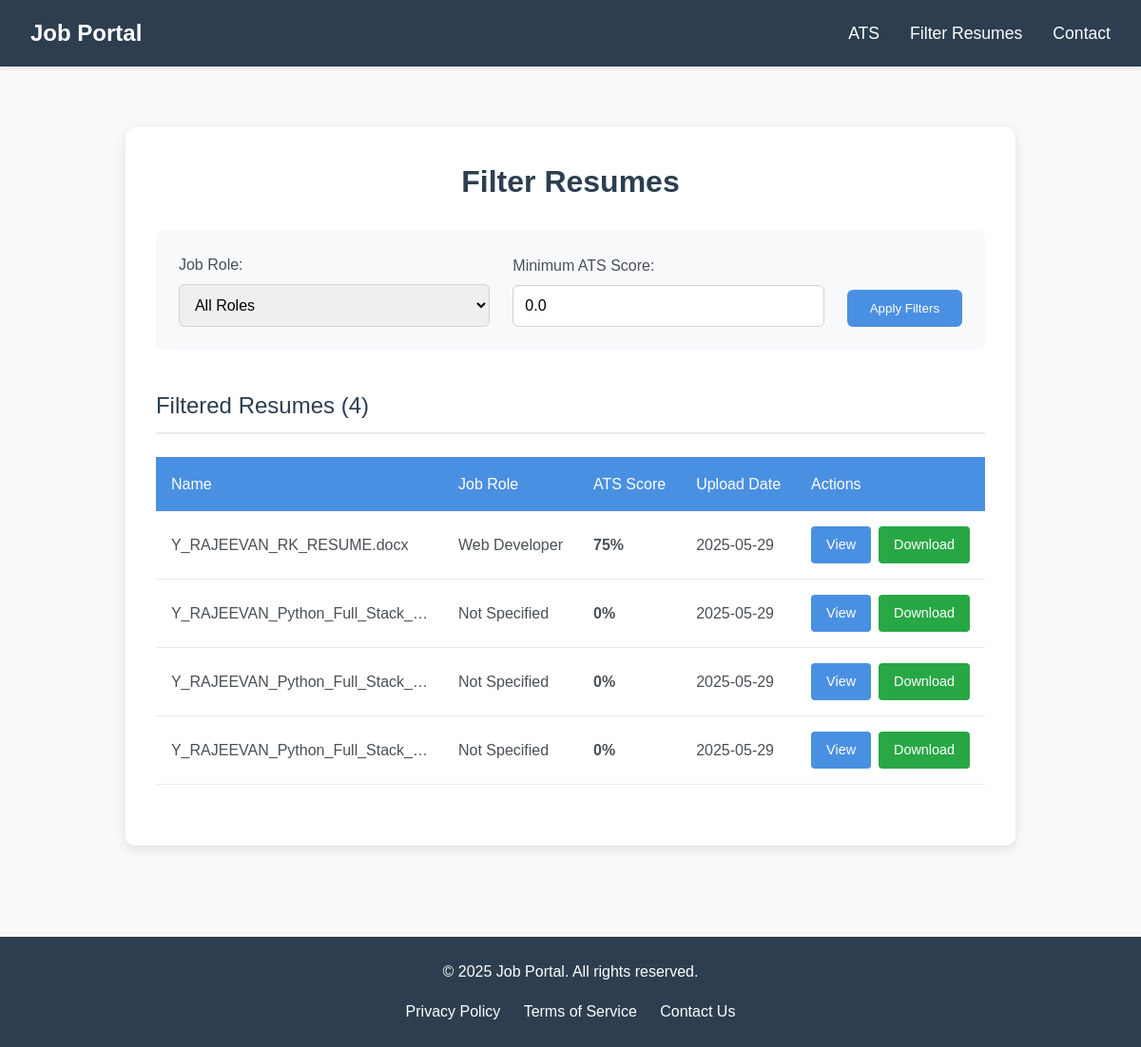
Screenshot of /resume_filter/ with the database file from the repository.
### atsapp/models.py (models this page shows, shortened)
class Resume(models.Model):
    name = models.CharField(max_length=100)
    phone_number = models.CharField(max_length=10,default='91+00000000')
    qualification = models.CharField(choices=CATEGORY_CHOICE,max_length=15)
    file = models.FileField(upload_to='resumes/')
    uploaded_at = models.DateTimeField(auto_now_add=True)
    job_role = models.CharField(max_length=255, default='Not Specified')
    ats_score = models.FloatField(default=0)
    matched_keywords = models.TextField()
    raw_text = models.TextField(blank=True, null=True)

### atsapp/views.py (the view)
# urls.py: path('resume_filter/', views.resume_filter, name='resume_filter'),
def resume_filter(request):
    job_role = request.GET.get('job_role', None)
    min_score = request.GET.get('min_score', 0)
    try:
        min_score = float(min_score)
    except (ValueError, TypeError):
        min_score = 0
    resumes = Resume.objects.all()
    if job_role:
        resumes = resumes.filter(job_role__iexact=job_role)
    resumes = resumes.filter(ats_score__gte=min_score).order_by('-ats_score')
    return render(request, 'filter.html', {
        'resumes': resumes,
        'roles': JOB_KEYWORDS.keys(),
        'selected_role': job_role,
        'min_score': min_score
    })

### templates/filter.html (shortened to what this page needs)
{% extends 'base.html' %}
{% block content %}
<div class="filter-container">
    <h2>Filter Resumes</h2>
    <form method="get" class="filter-form">
        <div class="form-group">
            <label for="job_role">Job Role:</label>
            <select name="job_role" id="job_role">
                <option value="">All Roles</option>
            </select>
        </div>
        <div class="form-group">
            <label for="min_score">Minimum ATS Score:</label>
            <input type="number" name="min_score" id="min_score" min="0" max="100" value="{{ min_score }}" placeholder="0">
        </div>
        <button type="submit" class="filter-button">Apply Filters</button>
    </form>
    <div class="resume-results">
        <h3>Filtered Resumes ({{ resumes.count }})</h3>
        {% if resumes %}
            <table class="resume-table">
                <thead>
                    <tr>
                        <th>Name</th>
                        <th>Job Role</th>
                        <th>ATS Score</th>
                        <th>Upload Date</th>
                        <th>Actions</th>
                    </tr>
                </thead>
                <tbody>
                    {% for resume in resumes %}
                    <tr>
                        <td>{{ resume.file.name|slice:"12:"|truncatechars:30 }}</td>
                        <td>{{ resume.job_role|title }}</td>
                        <td class="{% if resume.ats_score >= 75 %}score-high{% elif resume.ats_score >= 50 %}score-medium{% else %}score-low{% endif %}">
                            {{ resume.ats_score|floatformat:0 }}%
                        </td>
                        <td>{{ resume.uploaded_at|date:"Y-m-d" }}</td>
                        <td>
                            <div class="action-links">
                                <a href="{% url 'resume_detail' resume.id %}" class="view-link">View</a>
                                <a href="{% url 'download_resume' resume.id %}" class="download-link">Download</a>
                            </div>
                        </td>
                    </tr>
                    {% endfor %}
                </tbody>
            </table>
        {% else %}
            <p class="no-results">No resumes match your filters.</p>
        {% endif %}
    </div>
</div>
{% endblock %}

### templates/base.html (shortened to what this page needs)
{% load static %}
<!DOCTYPE html>
<html lang="en">
<head>
    <link rel="stylesheet" href="{% static 'css/style.css' %}">
</head>
<body>
    {% include "navbar.html" %}
    <main class="container">
        {% block content %}
        {% endblock %}
    </main>
    {% include "footer.html" %}
</body>
</html>

### templates/navbar.html (shortened to what this page needs)
<nav class="navbar">
    <div class="nav-container">
        <a href="{% url 'home' %}" class="logo">Job Portal</a>
        <ul class="nav-links" id="nav-links">
            <li><a href="{% url 'upload_resume' %}">ATS</a></li>
            <li class="dropdown">
                <a href="javascript:void(0)">Filter Resumes</a>
            </li>
            <li><a href="{% url 'high_score_resumes' %}">Contact</a></li>
        </ul>
    </div>
</nav>

### templates/footer.html
<footer>
    <p>&copy; {% now "Y" %} Job Portal. All rights reserved.</p>
    <div class="footer-links">
        <a href="#">Privacy Policy</a>
        <a href="#">Terms of Service</a>
        <a href="#">Contact Us</a>
    </div>
</footer>

### static/css/style.css (style rules this page uses)
* { margin: 0; padding: 0; box-sizing: border-box; }
body { font-family: 'Arial', sans-serif; line-height: 1.6; color: #333; background-color: #f9f9f9; display: flex; flex-direction: column; min-height: 100vh; }
.navbar { background-color: #2c3e50; padding: 1rem 2rem; position: sticky; top: 0; z-index: 100; box-shadow: 0 2px 5px rgba(0, 0, 0, 0.1); }
.nav-container { display: flex; justify-content: space-between; align-items: center; max-width: 1200px; margin: 0 auto; }
.logo { color: white; text-decoration: none; font-size: 1.5rem; font-weight: bold; }
.nav-links { display: flex; list-style: none; }
.nav-links li { margin-left: 2rem; }
.nav-links a { color: white; text-decoration: none; font-size: 1.1rem; transition: color 0.3s ease; }
.dropdown { position: relative; display: inline-block; }
.container { max-width: 1200px; margin: 2rem auto; padding: 0 2rem; flex: 1; }
footer { background-color: #2c3e50; color: white; text-align: center; padding: 1.5rem; margin-top: 2rem; }
.footer-links { margin-top: 1rem; }
.footer-links a { color: white; margin: 0 10px; text-decoration: none; }

### templates/filter.html (style rules this page uses)
.filter-container { max-width: 1200px; margin: 2rem auto; padding: 2rem; background-color: #ffffff; border-radius: 10px; box-shadow: 0 4px 12px rgba(0, 0, 0, 0.1); }
.filter-container h2 { color: #2c3e50; margin-bottom: 1.5rem; font-size: 2rem; font-weight: 600; text-align: center; }
.filter-form { display: grid; grid-template-columns: 1fr 1fr auto; gap: 1.5rem; align-items: flex-end; margin-bottom: 2.5rem; padding: 1.5rem; background-color: #f8f9fa; border-radius: 8px; }
.form-group { display: flex; flex-direction: column; }
.form-group label { margin-bottom: 0.5rem; font-weight: 500; color: #495057; }
.form-group select, .form-group input { padding: 0.75rem; border: 1px solid #ced4da; border-radius: 6px; font-size: 1rem; transition: border-color 0.3s; }
.filter-button { padding: 0.75rem 1.5rem; background-color: #4a90e2; color: white; border: none; border-radius: 6px; font-weight: 500; cursor: pointer; transition: background-color 0.3s; }
.resume-results h3 { color: #2c3e50; margin-bottom: 1.5rem; font-size: 1.5rem; font-weight: 500; padding-bottom: 0.5rem; border-bottom: 2px solid #e9ecef; }
.resume-table { width: 100%; border-collapse: collapse; margin-bottom: 2rem; }
.resume-table th { background-color: #4a90e2; color: white; padding: 1rem; text-align: left; font-weight: 500; }
.resume-table td { padding: 1rem; border-bottom: 1px solid #e9ecef; color: #495057; }
.action-links { display: flex; gap: 0.5rem; }
.action-links a { padding: 0.5rem 1rem; border-radius: 4px; font-weight: 500; text-decoration: none; transition: all 0.3s; font-size: 0.9rem; }
.view-link { background-color: #4a90e2; color: white; }
.download-link { background-color: #28a745; color: white; }
.score-high { color: #28a745; font-weight: 600; }
.score-low { color: #dc3545; font-weight: 600; }

### rows the page displays
Resume: file.name "Y_RAJEEVAN_RK_RESUME.docx", job_role "Web Developer", ats_score "75", uploaded_at "2025-05-29"
Resume: file.name "Y_RAJEEVAN_Python_Full_Stack_…", job_role "Not Specified", ats_score "0", uploaded_at "2025-05-29"
Resume: file.name "Y_RAJEEVAN_Python_Full_Stack_…", job_role "Not Specified", ats_score "0", uploaded_at "2025-05-29"
Resume: file.name "Y_RAJEEVAN_Python_Full_Stack_…", job_role "Not Specified", ats_score "0", uploaded_at "2025-05-29"

### other values shown
{{ resumes.count }} "4"
